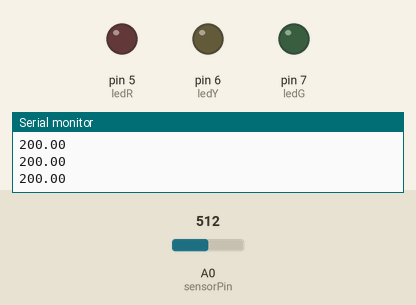
A sketch run on a simulated Arduino Uno, built with avr-gcc and run on an emulated ATmega328P. Shown: output pins drawn as LEDs (lit = HIGH), the last lines printed to the serial monitor. The test bench sets the inputs (shaded band); at power-on: A0 (sensorPin) = 512.

Above: at 1.2 s.
1.3 s: A0 (sensorPin) set to 176
2.8 s: A0 (sensorPin) set to 161
At 4.0 s:
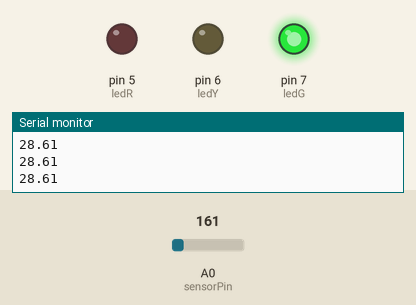
4.3 s: A0 (sensorPin) set to 122
At 5.6 s:
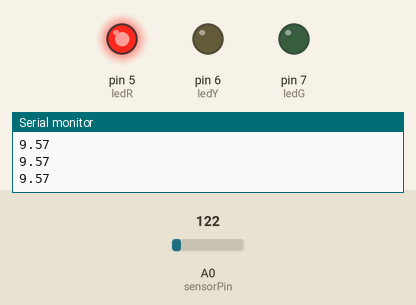
Timing chart, 0 to 7.3 s (numbered marks = the images above; inputs shaded):
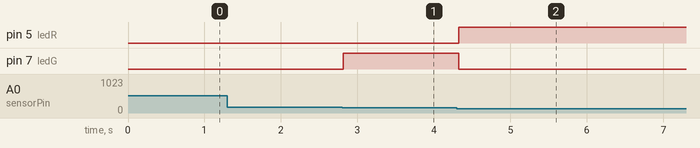

Measured:
- the behaviour switches between 162 and 161 on A0 (sensorPin) (found by bisection; images 0 and 1)
- after the input at 2.8 s, pin 7 (ledG): LOW → HIGH at once
- after the input at 4.3 s, pin 5 (ledR): LOW → HIGH at once; pin 7 (ledG): HIGH → LOW at once

The sketch:

sketch_jul03b.ino
```cpp
int sensorPin = 0;
int sensorVal = 0;

int ledR = 5;
int ledY = 6;
int ledG = 7;

void setup() {
  Serial.begin(9600);
  pinMode(ledR, OUTPUT);
  pinMode(ledY, OUTPUT);
  pinMode(ledG, OUTPUT);
}

void loop() {
  sensorVal = analogRead(sensorPin);
  float voltage = sensorVal * 5.0;
  voltage /= 1024.0;
  float temperatureC = (voltage - 0.5) * 100;
  Serial.println(temperatureC);
  int temp = temperatureC;

  if (temp <27) {
      digitalWrite(ledR, HIGH);
      digitalWrite(ledY, LOW);
      digitalWrite(ledG, LOW);
  } else if (temp < 28) {
      digitalWrite(ledR, LOW);
      digitalWrite(ledY, HIGH);
      digitalWrite(ledG, LOW);
  } else if (temp < 29) {
      digitalWrite(ledR, LOW);
      digitalWrite(ledY, LOW);
      digitalWrite(ledG, HIGH);
  }
  delay(100);
}
```
